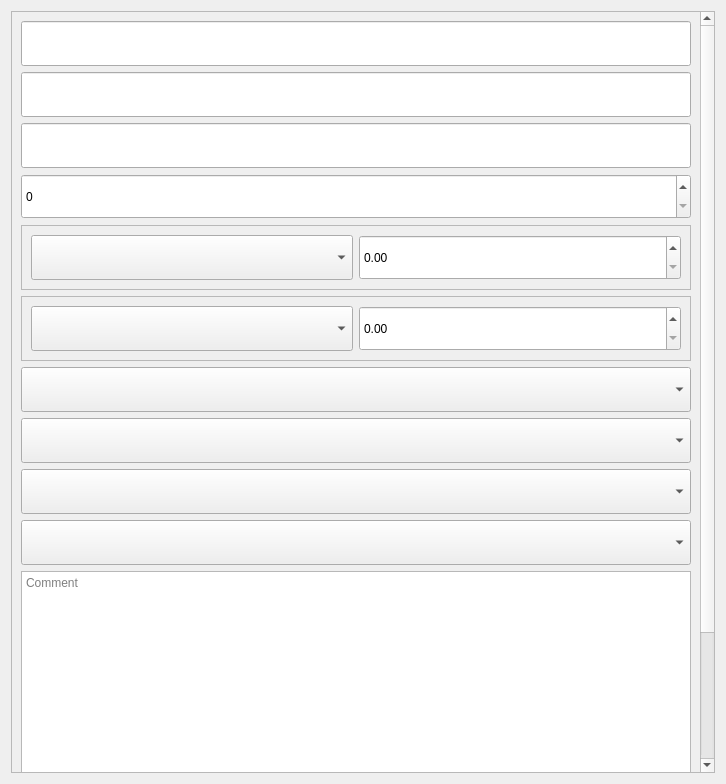
<?xml version="1.0" encoding="UTF-8"?>
<ui version="4.0">
 <class>Form</class>
 <widget class="QWidget" name="Form">
  <property name="geometry">
   <rect>
    <x>0</x>
    <y>0</y>
    <width>726</width>
    <height>784</height>
   </rect>
  </property>
  <property name="windowTitle">
   <string>Form</string>
  </property>
  <layout class="QGridLayout" name="gridLayout_2">
   <item row="0" column="0">
    <layout class="QGridLayout" name="gridLayout">
     <item row="0" column="0">
      <widget class="QScrollArea" name="scrollArea">
       <property name="widgetResizable">
        <bool>true</bool>
       </property>
       <widget class="QWidget" name="scrollAreaWidgetContents">
        <property name="geometry">
         <rect>
          <x>0</x>
          <y>0</y>
          <width>687</width>
          <height>906</height>
         </rect>
        </property>
        <layout class="QGridLayout" name="gridLayout_4">
         <item row="0" column="0">
          <layout class="QGridLayout" name="gridLayout_3">
           <item row="6" column="1">
            <widget class="QComboBox" name="manufacturer">
             <property name="minimumSize">
              <size>
               <width>0</width>
               <height>45</height>
              </size>
             </property>
            </widget>
           </item>
           <item row="9" column="1">
            <widget class="QComboBox" name="department">
             <property name="minimumSize">
              <size>
               <width>0</width>
               <height>45</height>
              </size>
             </property>
            </widget>
           </item>
           <item row="0" column="1">
            <widget class="QLineEdit" name="name">
             <property name="minimumSize">
              <size>
               <width>0</width>
               <height>45</height>
              </size>
             </property>
            </widget>
           </item>
           <item row="2" column="1">
            <widget class="QLineEdit" name="homecode">
             <property name="minimumSize">
              <size>
               <width>0</width>
               <height>45</height>
              </size>
             </property>
            </widget>
           </item>
           <item row="3" column="1">
            <widget class="QSpinBox" name="casecount">
             <property name="minimumSize">
              <size>
               <width>0</width>
               <height>45</height>
              </size>
             </property>
             <property name="maximum">
              <number>1200</number>
             </property>
            </widget>
           </item>
           <item row="5" column="1">
            <widget class="QFrame" name="frame_2">
             <property name="frameShape">
              <enum>QFrame::StyledPanel</enum>
             </property>
             <property name="frameShadow">
              <enum>QFrame::Raised</enum>
             </property>
             <layout class="QGridLayout" name="gridLayout_6">
              <item row="0" column="0">
               <widget class="QComboBox" name="weightUnit">
                <property name="minimumSize">
                 <size>
                  <width>0</width>
                  <height>45</height>
                 </size>
                </property>
               </widget>
              </item>
              <item row="0" column="1">
               <widget class="QDoubleSpinBox" name="weight">
                <property name="minimumSize">
                 <size>
                  <width>0</width>
                  <height>45</height>
                 </size>
                </property>
               </widget>
              </item>
             </layout>
            </widget>
           </item>
           <item row="8" column="1">
            <widget class="QComboBox" name="brand">
             <property name="minimumSize">
              <size>
               <width>0</width>
               <height>45</height>
              </size>
             </property>
            </widget>
           </item>
           <item row="4" column="1">
            <widget class="QFrame" name="frame">
             <property name="frameShape">
              <enum>QFrame::StyledPanel</enum>
             </property>
             <property name="frameShadow">
              <enum>QFrame::Raised</enum>
             </property>
             <layout class="QGridLayout" name="gridLayout_5">
              <item row="0" column="0">
               <widget class="QComboBox" name="comboBox">
                <property name="minimumSize">
                 <size>
                  <width>0</width>
                  <height>45</height>
                 </size>
                </property>
               </widget>
              </item>
              <item row="0" column="1">
               <widget class="QDoubleSpinBox" name="doubleSpinBox">
                <property name="minimumSize">
                 <size>
                  <width>0</width>
                  <height>45</height>
                 </size>
                </property>
               </widget>
              </item>
             </layout>
            </widget>
           </item>
           <item row="1" column="1">
            <widget class="QLineEdit" name="upc">
             <property name="minimumSize">
              <size>
               <width>0</width>
               <height>45</height>
              </size>
             </property>
            </widget>
           </item>
           <item row="7" column="1">
            <widget class="QComboBox" name="vendor">
             <property name="minimumSize">
              <size>
               <width>0</width>
               <height>45</height>
              </size>
             </property>
            </widget>
           </item>
           <item row="10" column="1">
            <widget class="QTextEdit" name="comment">
             <property name="minimumSize">
              <size>
               <width>0</width>
               <height>350</height>
              </size>
             </property>
             <property name="tabChangesFocus">
              <bool>true</bool>
             </property>
             <property name="placeholderText">
              <string>Comment</string>
             </property>
            </widget>
           </item>
          </layout>
         </item>
        </layout>
       </widget>
      </widget>
     </item>
    </layout>
   </item>
  </layout>
 </widget>
 <tabstops>
  <tabstop>scrollArea</tabstop>
  <tabstop>upc</tabstop>
  <tabstop>homecode</tabstop>
  <tabstop>casecount</tabstop>
  <tabstop>doubleSpinBox</tabstop>
  <tabstop>comboBox</tabstop>
  <tabstop>weight</tabstop>
  <tabstop>weightUnit</tabstop>
  <tabstop>manufacturer</tabstop>
  <tabstop>vendor</tabstop>
  <tabstop>brand</tabstop>
  <tabstop>department</tabstop>
  <tabstop>comment</tabstop>
  <tabstop>name</tabstop>
 </tabstops>
 <resources/>
 <connections/>
</ui>
